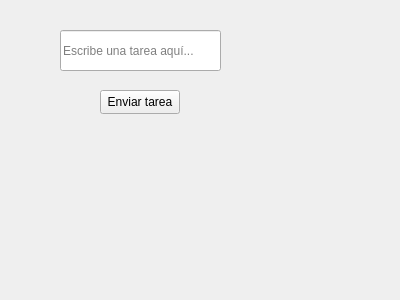
<?xml version="1.0" encoding="UTF-8"?>
<ui version="4.0">
 <class>Task</class>
 <widget class="QWidget" name="Task">
  <property name="geometry">
   <rect>
    <x>0</x>
    <y>0</y>
    <width>400</width>
    <height>300</height>
   </rect>
  </property>
  <property name="windowTitle">
   <string>Form</string>
  </property>
  <widget class="QLineEdit" name="Mitext">
   <property name="geometry">
    <rect>
     <x>60</x>
     <y>30</y>
     <width>161</width>
     <height>41</height>
    </rect>
   </property>
   <property name="placeholderText">
    <string>Escribe una tarea aquí...</string>
   </property>
  </widget>
  <widget class="QPushButton" name="sendTaskButton">
   <property name="geometry">
    <rect>
     <x>100</x>
     <y>90</y>
     <width>80</width>
     <height>24</height>
    </rect>
   </property>
   <property name="text">
    <string>Enviar tarea</string>
   </property>
  </widget>
 </widget>
 <resources/>
 <connections/>
</ui>
